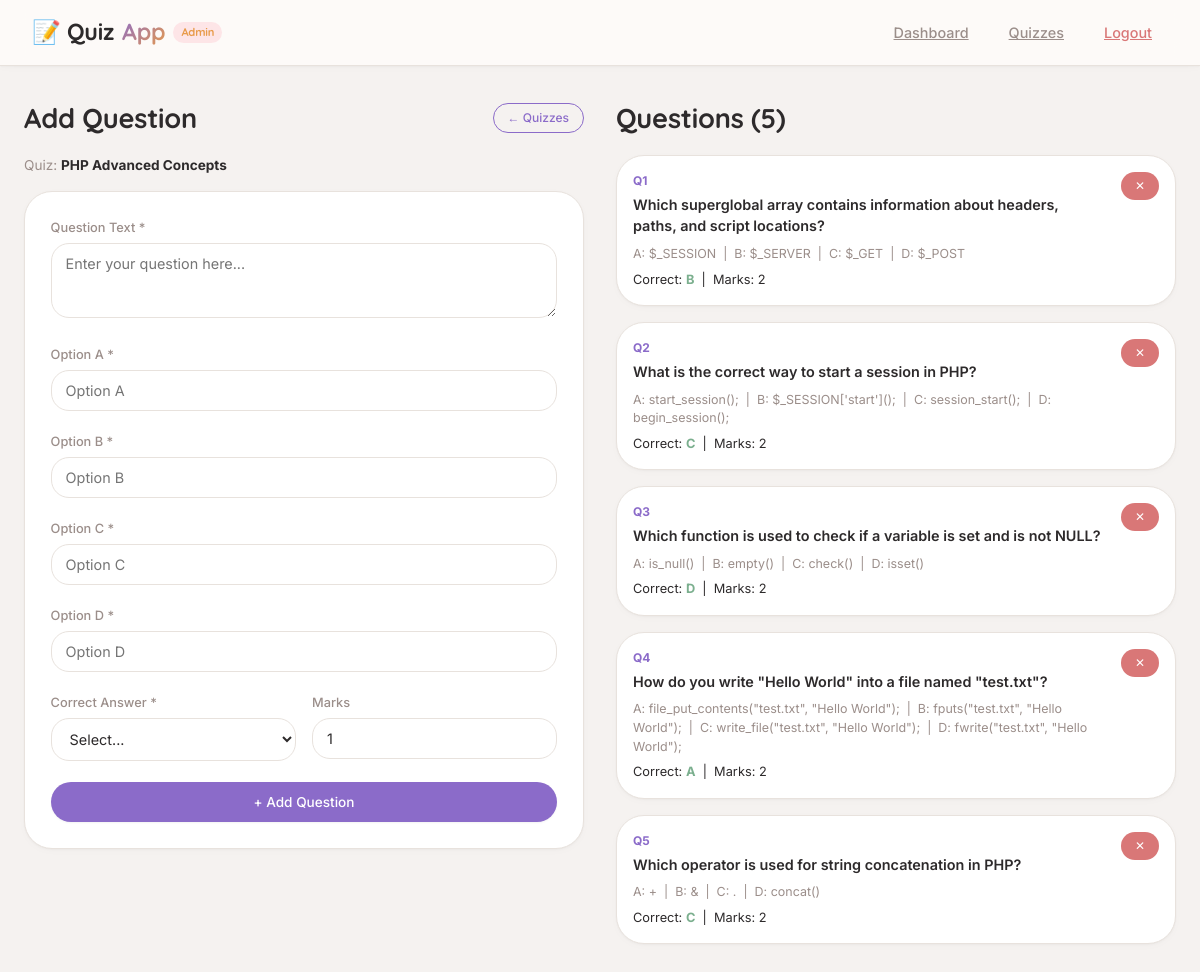
The app's page /admin/add_question.php?quiz_id=4 (signed in) with its own data.
### tables this page shows
CREATE TABLE `quizzes` (
  `id` int(11) NOT NULL,
  `title` varchar(200) NOT NULL,
  `description` text DEFAULT NULL,
  `time_limit` int(11) DEFAULT 30,
  `created_by` int(11) DEFAULT NULL,
  `is_active` tinyint(1) DEFAULT 1,
  `created_at` timestamp NOT NULL DEFAULT current_timestamp()
);

CREATE TABLE `questions` (
  `id` int(11) NOT NULL,
  `quiz_id` int(11) NOT NULL,
  `question_text` text NOT NULL,
  `option_a` varchar(300) NOT NULL,
  `option_b` varchar(300) NOT NULL,
  `option_c` varchar(300) NOT NULL,
  `option_d` varchar(300) NOT NULL,
  `correct_answer` enum('A','B','C','D') NOT NULL,
  `marks` int(11) DEFAULT 1
);

### admin/add_question.php (the view, shortened to what this page needs)
<?php
require_once '../includes/db.php';
$quiz_id = (int)($_GET['quiz_id'] ?? 0);
$quiz_stmt = $conn->prepare("SELECT * FROM quizzes WHERE id = ?");
$quiz_stmt->bind_param("i", $quiz_id);
$quiz_stmt->execute();
$quiz = $quiz_stmt->get_result()->fetch_assoc();
$existing = $conn->prepare("SELECT * FROM questions WHERE quiz_id = ? ORDER BY id");
$existing->bind_param("i", $quiz_id);
$existing->execute();
$questions = $existing->get_result()->fetch_all(MYSQLI_ASSOC);
?>
<!DOCTYPE html>
<html lang="en">
<head>
<link rel="stylesheet" href="../assets/css/style.css">
</head>
<body>
<nav class="navbar">
    <div class="logo">📝 Quiz<span>App</span> <span style="font-size:0.7rem; color:var(--accent2); background:rgba(255,101,132,0.15); padding:2px 8px; border-radius:20px;">Admin</span></div>
    <div class="nav-links">
        <a href="dashboard.php">Dashboard</a>
        <a href="quizzes.php">Quizzes</a>
        <a href="../logout.php" style="color:var(--danger)">Logout</a>
    </div>
</nav>
<div class="container">
    <div style="display:grid; grid-template-columns:1fr 1fr; gap:2rem; align-items:start;">
        <div>
            <div class="page-header" style="margin-bottom:1rem;">
                <h2>Add Question</h2>
                <a href="quizzes.php" class="btn btn-outline btn-sm">← Quizzes</a>
            </div>
            <p class="text-muted mb-2" style="font-size:0.85rem;">Quiz: <strong style="color:var(--text)"><?= htmlspecialchars($quiz['title']) ?></strong></p>
            <div class="card">
                <form method="POST">
                    <div class="form-group">
                        <label>Question Text *</label>
                        <textarea name="question_text" placeholder="Enter your question here..." rows="3" required></textarea>
                    </div>
                    <div class="form-group">
                        <label>Option A *</label>
                        <input type="text" name="option_a" placeholder="Option A" required>
                    </div>
                    <div class="form-group">
                        <label>Option B *</label>
                        <input type="text" name="option_b" placeholder="Option B" required>
                    </div>
                    <div class="form-group">
                        <label>Option C *</label>
                        <input type="text" name="option_c" placeholder="Option C" required>
                    </div>
                    <div class="form-group">
                        <label>Option D *</label>
                        <input type="text" name="option_d" placeholder="Option D" required>
                    </div>
                    <div style="display:grid; grid-template-columns:1fr 1fr; gap:1rem;">
                        <div class="form-group">
                            <label>Correct Answer *</label>
                            <select name="correct_answer" required>
                                <option value="">Select...</option>
                            </select>
                        </div>
                        <div class="form-group">
                            <label>Marks</label>
                            <input type="number" name="marks" min="1" max="10" value="1">
                        </div>
                    </div>
                    <button type="submit" class="btn btn-primary" style="width:100%; justify-content:center; padding:12px;">
                        + Add Question
                    </button>
                </form>
            </div>
        </div>
        <div>
            <div class="page-header" style="margin-bottom:1rem;">
                <h2>Questions (<?= count($questions) ?>)</h2>
            </div>
            <?php if (empty($questions)): ?>
                <div class="card text-center" style="padding:2rem;">
                    <p class="text-muted">No questions yet. Add your first question!</p>
                </div>
            <?php else: ?>
                <?php foreach ($questions as $i => $q): ?>
                <div class="card" style="margin-bottom:1rem; padding:1rem;">
                    <div style="display:flex; justify-content:space-between; align-items:flex-start; gap:1rem;">
                        <div style="flex:1;">
                            <div style="font-size:0.75rem; color:var(--accent); font-weight:700; margin-bottom:4px;">Q<?= $i+1 ?></div>
                            <div style="font-size:0.9rem; font-weight:600; margin-bottom:0.5rem;"><?= htmlspecialchars($q['question_text']) ?></div>
                            <div style="font-size:0.78rem; color:var(--muted);">
                                A: <?= htmlspecialchars($q['option_a']) ?> &nbsp;|&nbsp;
                                B: <?= htmlspecialchars($q['option_b']) ?> &nbsp;|&nbsp;
                                C: <?= htmlspecialchars($q['option_c']) ?> &nbsp;|&nbsp;
                                D: <?= htmlspecialchars($q['option_d']) ?>
                            </div>
                            <div style="margin-top:6px; font-size:0.8rem;">
                                Correct: <strong style="color:var(--success)"><?= $q['correct_answer'] ?></strong>
                                &nbsp;|&nbsp; Marks: <?= $q['marks'] ?>
                            </div>
                        </div>
                        <a href="delete_question.php?id=<?= $q['id'] ?>&quiz_id=<?= $quiz_id ?>"
                           class="btn btn-danger btn-sm"
                           onclick="return confirm('Delete this question?')"
                           style="flex-shrink:0;">✕</a>
                    </div>
                </div>
                <?php endforeach; ?>
            <?php endif; ?>
        </div>
    </div>
</div>
</body>
</html>

### assets/css/style.css (style rules this page uses)
:root { --bg: #F5F2F0; --surface: #FDFBF9; --card: #FFFFFF; --border: #E8E2DD; --accent: #8B6BC9; --accent2: #E89B4A; --accent3: #5EAA78; --text: #2D2A2B; --muted: #9B8E8A; --danger: #D97777; --success: #7BAF8E; --warning: #E8964B; --radius-sm: 12px; --radius-md: 18px; --radius-lg: 28px; --shadow-sm: 0 2px 8px rgba(0, 0, 0, 0.02), 0 1px 2px rgba(0, 0, 0, 0.03); --shadow-md: 0 8px 24px rgba(0, 0, 0, 0.05); --shadow-lg: 0 20px 35px -12px rgba(0, 0, 0, 0.08); --transition: all 0.25s cubic-bezier(0.2, 0.9, 0.4, 1.1); }
* { margin: 0; padding: 0; box-sizing: border-box; }
body { font-family: 'Inter', -apple-system, BlinkMacSystemFont, 'Segoe UI', sans-serif; background: var(--bg); color: var(--text); line-height: 1.5; font-size: 15px; -webkit-font-smoothing: antialiased; }
h1, h2, h3, h4, .logo, .timer-display, .stat-card .stat-val, .score-circle .score-num { font-family: 'Quicksand', 'Inter', sans-serif; font-weight: 600; letter-spacing: -0.2px; }
.navbar { background: rgba(253, 251, 249, 0.92); backdrop-filter: blur(12px); border-bottom: 1px solid var(--border); padding: 0 2rem; display: flex; align-items: center; justify-content: space-between; height: 66px; position: sticky; top: 0; z-index: 100; box-shadow: var(--shadow-sm); }
.navbar .logo { font-family: 'Quicksand', sans-serif; font-size: 1.45rem; font-weight: 700; color: var(--text); display: flex; align-items: center; gap: 8px; }
.navbar .logo span { background: linear-gradient(135deg, var(--accent), var(--accent2)); -webkit-background-clip: text; background-clip: text; color: transparent; }
.nav-links { display: flex; gap: 0.5rem; align-items: center; }
.nav-links a { color: var(--muted); font-size: 0.9rem; font-weight: 500; padding: 8px 16px; border-radius: 40px; transition: var(--transition); }
.btn { display: inline-flex; align-items: center; gap: 8px; padding: 9px 20px; border-radius: 40px; border: none; cursor: pointer; font-family: 'Inter', sans-serif; font-size: 0.85rem; font-weight: 500; transition: var(--transition); text-decoration: none; }
.btn-primary { background: var(--accent); color: white; box-shadow: 0 1px 2px rgba(0,0,0,0.05); }
.btn-danger { background: var(--danger); color: white; }
.btn-outline { background: transparent; color: var(--accent); border: 1px solid var(--accent); }
.btn-sm { padding: 5px 14px; font-size: 0.75rem; }
.container { max-width: 1200px; margin: 0 auto; padding: 2rem 1.5rem; }
.card { background: var(--card); border: 1px solid var(--border); border-radius: var(--radius-lg); padding: 1.6rem; transition: var(--transition); box-shadow: var(--shadow-sm); }
.form-group { margin-bottom: 1.3rem; }
.form-group label { display: block; font-size: 0.8rem; font-weight: 500; color: var(--muted); margin-bottom: 6px; }
.form-group input, .form-group textarea, .form-group select { width: 100%; background: #FFFFFF; border: 1px solid var(--border); border-radius: var(--radius-md); padding: 11px 14px; color: var(--text); font-family: 'Inter', sans-serif; font-size: 0.9rem; transition: var(--transition); }
.page-header { display: flex; align-items: center; justify-content: space-between; margin-bottom: 2rem; flex-wrap: wrap; gap: 1rem; }
.page-header h2 { font-size: 1.7rem; font-weight: 700; color: var(--text); }
.mb-2 { margin-bottom: 1rem; }
.text-muted { color: var(--muted); }

### records on screen
quizzes: title "PHP Advanced Concepts"
questions: question_text "Which superglobal array contains information about headers, paths, and script locations?", option_a "$_SESSION", option_b "$_SERVER", option_c "$_GET", option_d "$_POST", correct_answer "B", marks "2"
questions: question_text "What is the correct way to start a session in PHP?", option_a "start_session();", option_b "$_SESSION['start']();", option_c "session_start();", option_d "begin_session();", correct_answer "C", marks "2"
questions: question_text "Which function is used to check if a variable is set and is not NULL?", option_a "is_null()", option_b "empty()", option_c "check()", option_d "isset()", correct_answer "D", marks "2"
questions: question_text "How do you write \"Hello World\" into a file named \"test.txt\"?", option_a "file_put_contents(\"test.txt\", \"Hello World\");", option_b "fputs(\"test.txt\", \"Hello World\");", option_c "write_file(\"test.txt\", \"Hello World\");", option_d "fwrite(\"test.txt\", \"Hello World\");", correct_answer "A", marks "2"
questions: question_text "Which operator is used for string concatenation in PHP?", option_a "+", option_b "&", option_c ".", option_d "concat()", correct_answer "C", marks "2"

### other values on screen
count($questions) "5"
